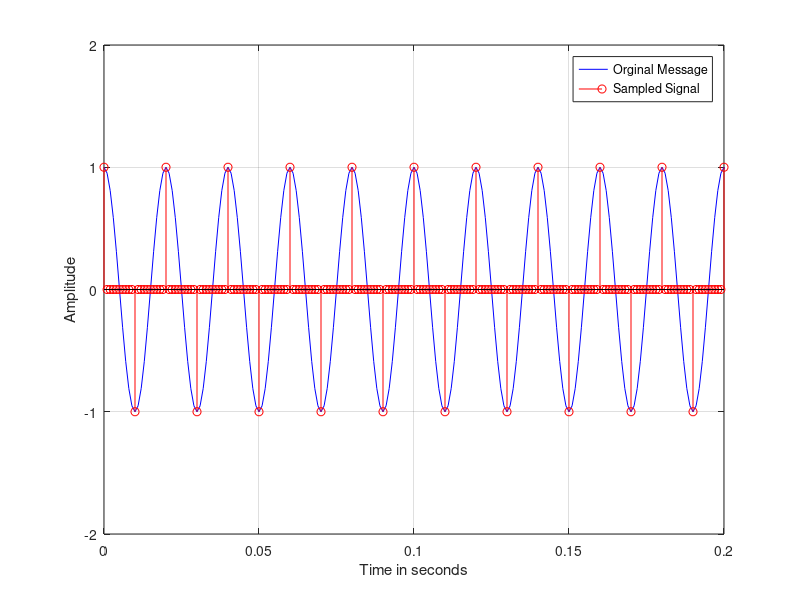
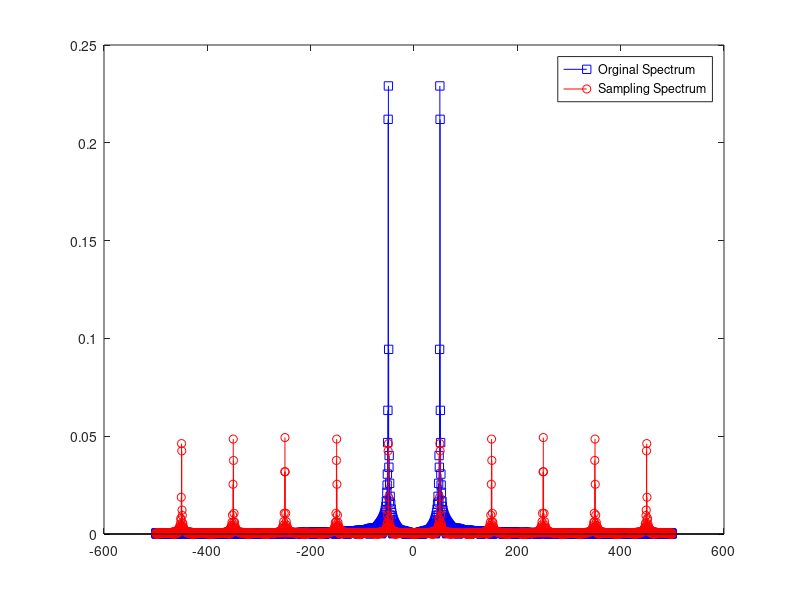

Reproduce these figures in MATLAB, in order. (Note: this script raises an error after producing the figures.)
clear all
close all
clc
FS = 1000;
td = 1/FS; %Large sampling rate to approximate the cont. time signal.
t = 0:td:1; % Time interval of 1 sec (C.T.).
fm = 50;% Message Frequency
xsig = cos(2*pi*fm*t);
lsig = length(xsig);
%Now we define sampling.
fs = 200; % Sample the C.T. like signal a rate fs Hz
ts = 1/fs;
Nfactor = ts/td;%Nfactor should be an integer for downsampling/upsampling operations

s_out = downsample(xsig,Nfactor);
xsig_sampled = upsample(s_out,Nfactor); % Orginal signal and the sampled signal have the similar length
xsig_sampled = xsig_sampled(1:lsig);

figure(1)
plot(t,xsig,'b-')
hold on
stem(t,xsig_sampled,'r-o')
grid on
axis([0 0.2 -2 2])
legend('Orginal Message','Sampled Signal')
xlabel('Time in seconds')
ylabel('Amplitude')

%Compute the Fourier Transfor of orginal sampled and signals
%n = lsig;
n = 2^ceil(log2(lsig)+1);
fre_o = fftshift(fft(xsig,n)); %Orginal signal
fre_s = fftshift(fft(xsig_sampled,n));%Sampling signal
f = (-(n-1)/2 : (n-1)/2)*(FS/n);%generates the discrete frequency (x-axix)
figure(2)
stem(f,abs(fre_o)/n,'b-s')
hold on
stem(f,abs(fre_s)/n,'r-o')
legend('Orginal Spectrum','Sampling Spectrum')

f_cutoff = 100; 
f_stop  = 150;
lpFilt = designfilt('lowpassfir','PassbandFrequency',f_cutoff,'StopbandFrequency',f_stop,...
    'SampleRate',FS);
fvtool(lpFilt)
xsig_rec = Nfactor*filter(lpFilt,xsig_sampled);
figure(4)
plot(t,xsig,'b-')
hold on
plot(t,xsig_rec,'r-')

grid on
axis([0 0.2 -2 2])
legend('Orginal Message','Recover Signal')
xlabel('Time in seconds')
ylabel('Amplitude')
